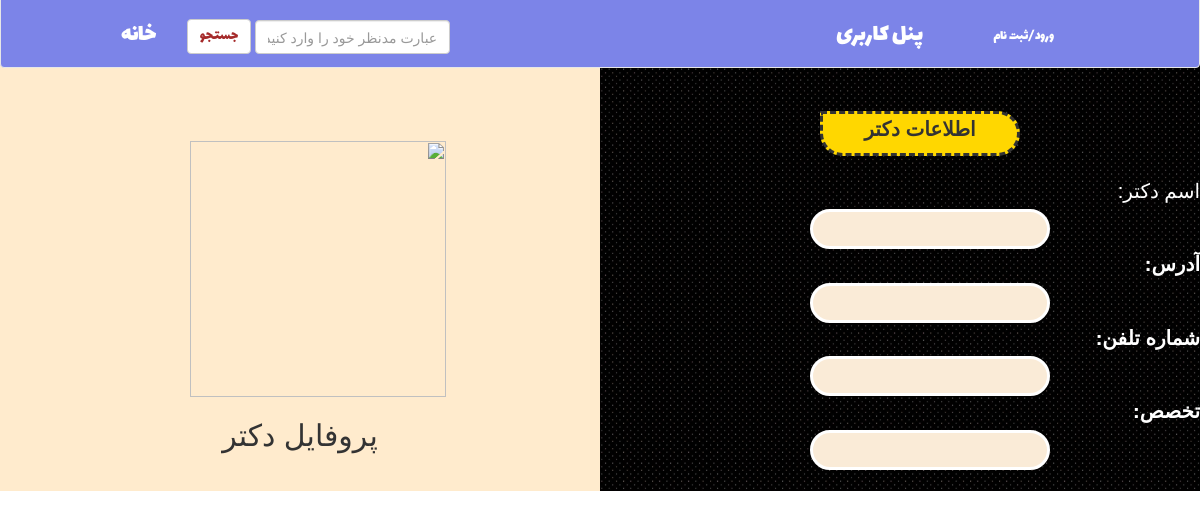
/doctors.php?id=037, run on an earlier commit of the app's database.
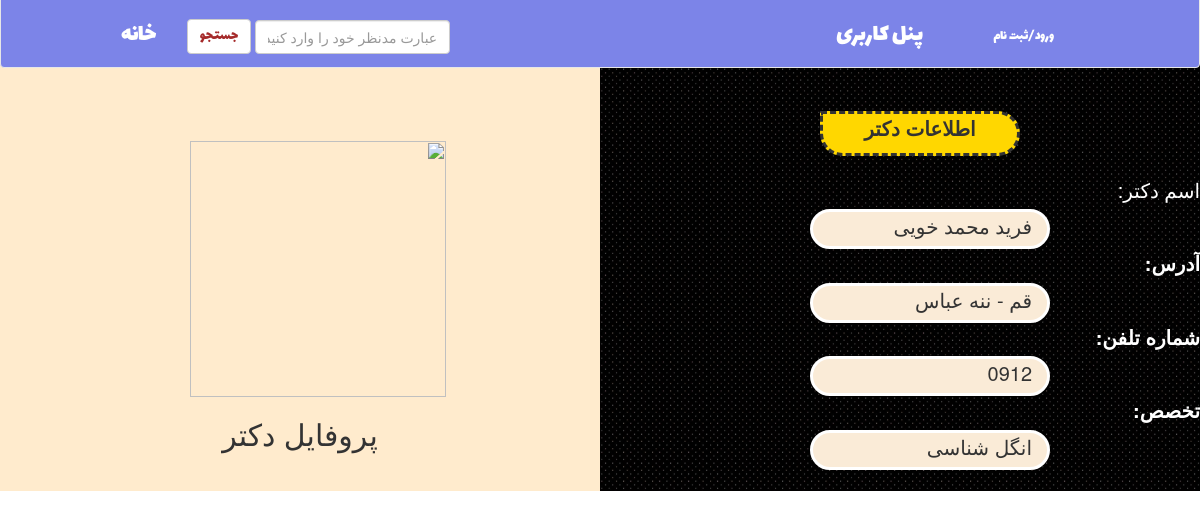
And on a later commit of the database.
### tables this page shows
CREATE TABLE `doctors` (
  `id` int(11) NOT NULL AUTO_INCREMENT,
  `identity` varchar(45) NOT NULL,
  `name` varchar(45) NOT NULL,
  `address` varchar(45) NOT NULL,
  `phone` varchar(45) NOT NULL,
  `password` varchar(45) NOT NULL,
  `expertise_id` int(11) NOT NULL,
  PRIMARY KEY (`id`),
  UNIQUE KEY `id_UNIQUE` (`id`),
  UNIQUE KEY `identity_UNIQUE` (`identity`),
  UNIQUE KEY `phone_UNIQUE` (`phone`),
  KEY `fk_expertise_id_1` (`expertise_id`),
  CONSTRAINT `fk_expertise_id_1` FOREIGN KEY (`expertise_id`) REFERENCES `expertise` (`id`) ON DELETE NO ACTION ON UPDATE NO ACTION
);

CREATE TABLE `expertise` (
  `id` int(11) NOT NULL AUTO_INCREMENT,
  `expertise_name` varchar(45) NOT NULL,
  PRIMARY KEY (`id`),
  UNIQUE KEY `id_UNIQUE` (`id`),
  UNIQUE KEY `name_UNIQUE` (`expertise_name`)
);

### functions.php (called while the page is built, shortened)
<?php
require_once('config.php');
include_once("css_links.php");
function db_connect(){
    global $host,$db,$user,$pass;
    $link = new mysqli($host, $user, $pass,$db);
    $link->query("SET NAMES 'utf8'");
    $link->query("SET CHARACTER SET 'utf8'");
    $link->query("SET character_set_connection = 'utf8'");
    if ($link->connect_error) {
        die("Connection failed: " . $conn->connect_error);
    }
    else{
        return $link;
   }
}
function getDoctor($identity){
    $conn = db_connect();
    $sql = "SELECT doctors.id as id, name, address, phone, password, expertise_name, identity, vispay"
            . " FROM doctors inner join expertise on doctors.expertise_id = expertise.id"
            . " WHERE identity='$identity'";
    $result = $conn->query($sql);
    $out = mysqli_fetch_array($result);
    return $out;
}
?>

### doctors.php (the view, shortened to what this page needs)
<?php
    require_once ('functions.php');
    $doctor_identity = $_GET["id"];
    $doctor = getDoctor($doctor_identity);
?>
<head>
    <link rel="stylesheet" href="assets/css/c_doctors.css">
</head>
<body  style="direction: rtl;">
    <div class="container" >
        <?php
        include_once("navbar.php");
        ?>
    </div>
    <div class="find_main">
        <div class="find_box">
            <div class="find_box_content" >
                <div class="b_4">
                    <span>اطلاعات دکتر</span><br>
                </div>
                <div class="list_forms">
                        <div class="b_1">
                            <p>اسم دکتر:</p>
                            <div class="b_2"><?php echo $doctor['name']; ?></div><br>
                        </div>
                        <div class="b_1">
                            <p><b>آدرس:</b></p>
                            <div class="b_2"><?php echo $doctor['address'] ?></div><br>
                        </div>
                        <div class="b_1">
                            <p><b>شماره تلفن:</b></p>
                            <div class="b_2"><?php echo $doctor['phone'] ?></div><br>
                        </div>
                        <div class="b_1">
                            <p><b>تخصص:</b></p>
                            <div class="b_2"><?php echo $doctor['expertise_name'] ?></div><br>
                        </div>
                </div>
            </div>
        </div>
        <div class="pic_find">
            <img src="assets/pics/doctor.png">
            <h2>پروفایل دکتر</h2>
        </div>
            <?php
                if(empty($_SESSION['identity'])) $patient = False;
                else {
                    $identity = $_SESSION['identity'];
                    $patient = getPatient($identity);
                }
                if ($patient==false)die;
            ?>

### css_links.php
<link rel="stylesheet" type="text/css" href="./assets/css/bootstrap.min.css" >
<link rel="stylesheet" type="text/css" href="./assets/css/mystyle.css">

### navbar.php (shortened to what this page needs)
<?php
    require_once("functions.php");
?>
<nav class="navbar navbar-default" style="background-color:#7c84e8; z-index: 9999">
    <div class="container-fluid" style="padding-right: 10%; padding-left: 10%; margin-right: auto; margin-left: auto; margin-top: 5px; margin-bottom: 5px; z-index: 9999">
        <div class="navbar-header">
        <a class="navbar-brand" style="color: white; font-family:Font_I; font-size: 25px;" href="index.php">خانه</a>
        </div>
        <form class="navbar-form navbar-left" dire>
            <div class="form-group" style="direction: rtl;">
            <input type="text" class="form-control" placeholder="عبارت مدنظر خود را وارد کنید..." style="float: right">
            </div>
            <button type="submit" class="btn btn-default" style="color: brown; font-family:Font_I; font-size: 15px;">جستجو</button>
        </form>
        <?php
            if(!isset($_SESSION['identity'])){
        ?>
        <ul class="nav navbar-nav navbar-right">
            <li><a  class="nav navbar-nav navbar-right" style="color:white; font-size: 1em; font-family:Font_I;" href="lr.php">ورود/ثبت نام</a></li>
        </ul>
        <?php
            }else{?>
            <ul class="nav navbar-nav navbar-right">
                <li><a style="color: brown; font-family:Font_I; font-size: 25px;font-family:Font_I; font-size: 25px;" href="logic.php?job=session_des">خروج</a></li>
            </ul>
           <?php }
        ?>
        <?php
            if(isset($_SESSION['type']) && $_SESSION['type']=='patient'){
        ?>
        <ul class="nav navbar-nav navbar-right">
            <li><a style="color: brown; font-family:Font_I; font-size: 25px;" href="patient_panel.php">پنل کاربری</a></li>
        </ul>
        <ul class="nav navbar-nav navbar-right">
            <li><a style="color: brown; font-family:Font_I; font-size: 25px;" href="searchexp.php">رزرو وقت دکتر</a></li>
        </ul>
        <div class="btn btn-default" style="margin-top: 8px;float: left">
            <div>
                <?php
                    echo '0000';
                ?>
            </div>
        </div>
         <?php }else{
        ?>
        <ul class="nav navbar-nav navbar-right">
            <li><a  style="color: white; font-family:Font_I; font-size: 25px;" href="doctor_panel.php">پنل کاربری</a></li>
        </ul>
        <?php }
        ?>
    </div>
</nav>

### assets/css/c_doctors.css (style rules this page uses)
.find_main { margin-top: -20px; position: relative; width: 100%; }
.container { z-index: 9999; width: 100%; padding-left: 0; padding-right: 0; position: fixed; text-align: left; }
.find_box { background-image: url("../pics/background.jpg"); background-size: 100%; height: 500px; width: 50%; padding: 0px; margin-top: 0px; position: relative; float: right; margin-top: 0.5px; }
.list_forms { background-size: 100%; width: 50%; padding: 0px; position: relative; float: right; }
.pic_find { background-color: blanchedalmond; height: 500px; width: 50%; margin-top: 0.5px; text-align: center; position: relative; float: left; }
.pic_find img { height:256px; width:256px; margin-top:150px; margin-left: 6%; }
.b_4 { text-align: center; height: 45px; width: 200px; border-style: dashed; border-top-right-radius: 50px; border-bottom-right-radius: 50px; border-bottom-left-radius: 50px; margin-top: 120px; margin-right: 30%; background-color: gold; margin-bottom: 20px; font-size: 20px; font-weight: bold; }
.b_4 span { float: none; padding-top: 5px; }
.b_2 { padding-right: 15px; border-radius:20px; font-size: 20px; border-style: solid; border-color: white; background-color: antiquewhite; display: block; float: right; margin-right: 150px; width: 80%; height: 40px; }
.b_1 p { font-size: 20px; color: white; text-align: center; display:inline-block; margin-bottom: 5px; }

What changed in the data, as far as the page shows it:
added doctors: name "فرید محمد خویی", address "قم - ننه عباس", phone "0912", expertise.expertise_name "انگل شناسی"
